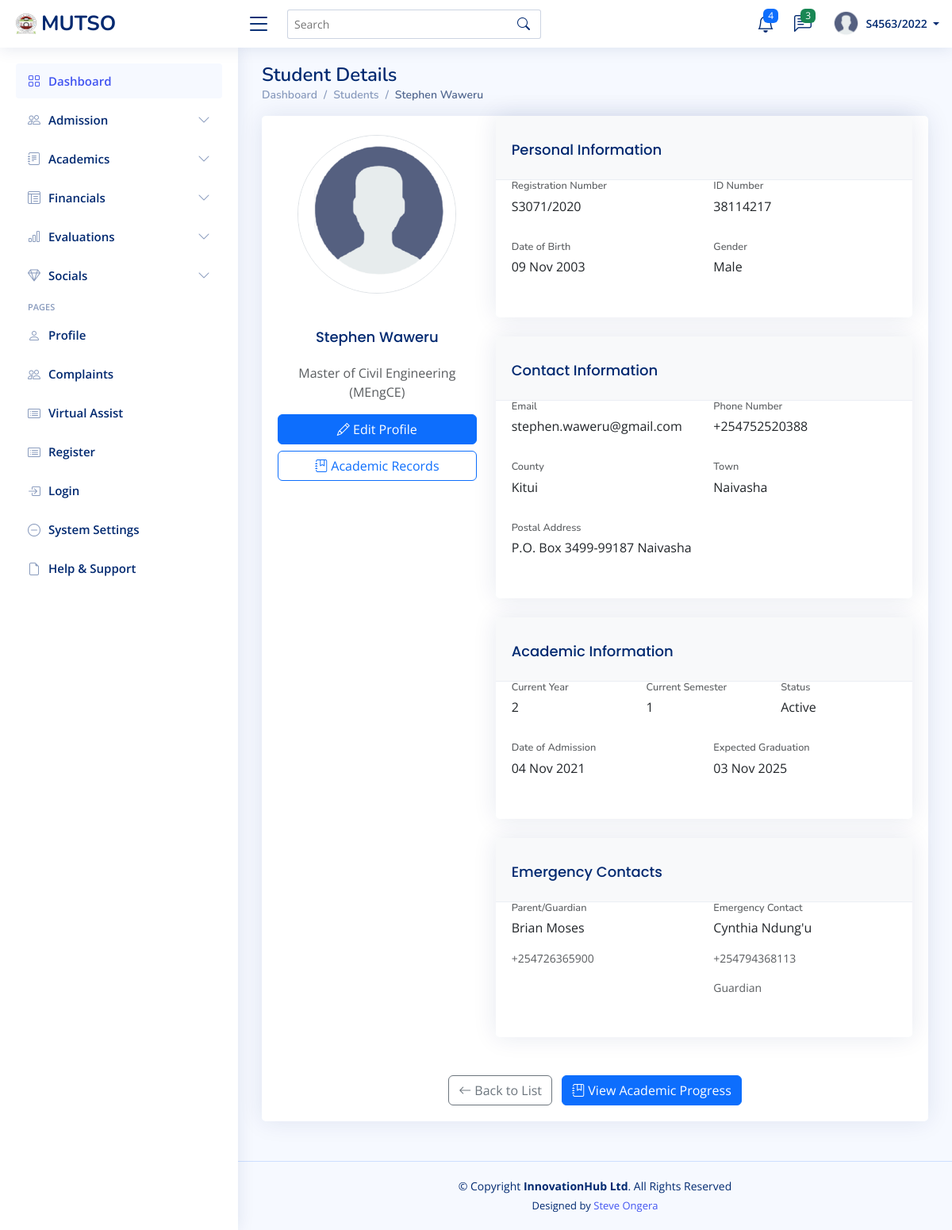
The page /students/1/ (signed in) on the database as committed earlier.
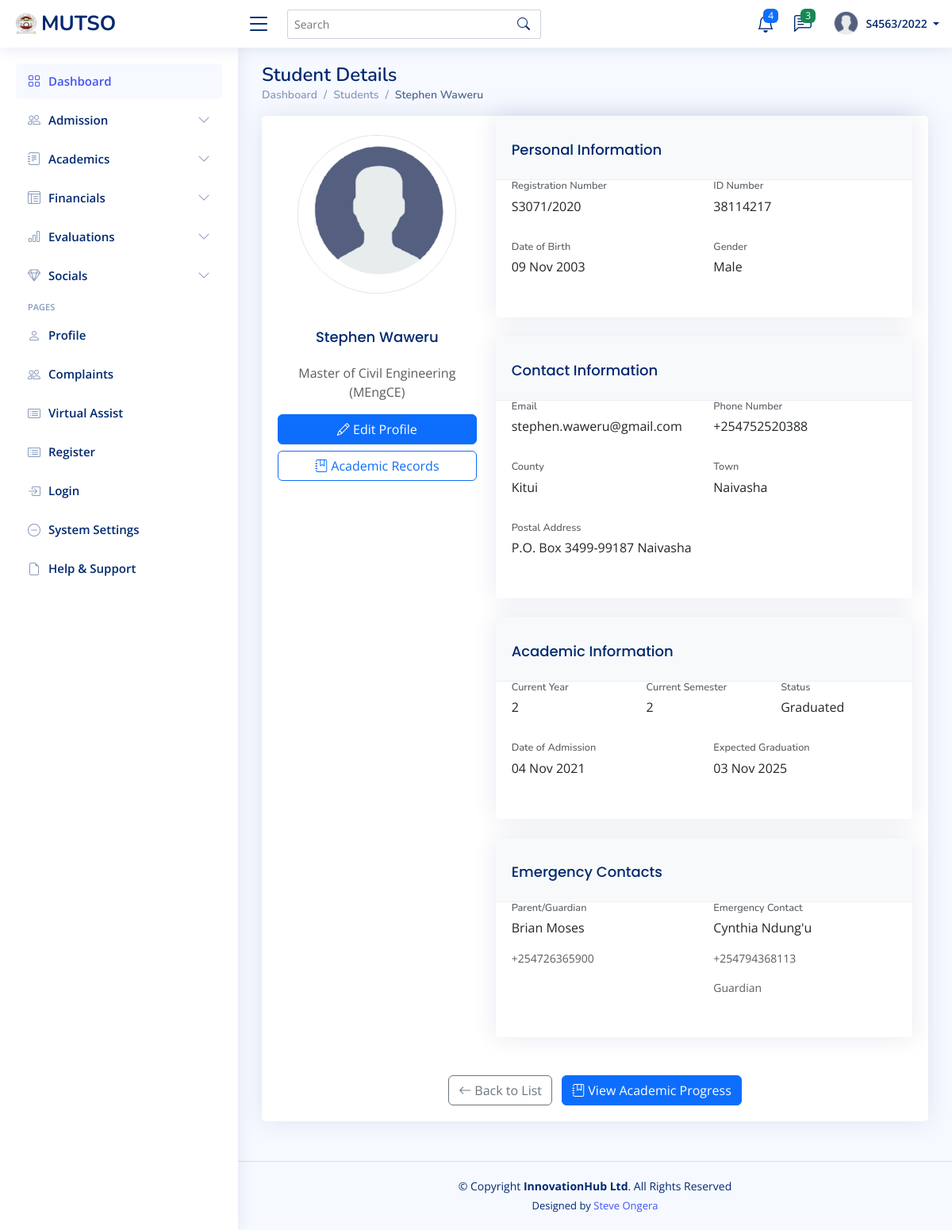
The same page on the database as committed later.
### students_portal/models.py (models this page shows, shortened)
class Student(models.Model):
    registration_number = models.CharField(max_length=20, unique=True)
    first_name = models.CharField(max_length=100)
    last_name = models.CharField(max_length=100)
    middle_name = models.CharField(max_length=100, blank=True, null=True)
    id_number = models.CharField(max_length=20, blank=True, null=True)
    profile_picture = models.ImageField(upload_to='lecturer_profiles/', blank=True, null=True)
    programme = models.ForeignKey(Programme, on_delete=models.CASCADE, related_name='students')
    current_year = models.IntegerField()
    current_semester = models.IntegerField()
    date_of_admission = models.DateField()
    expected_graduation_date = models.DateField(blank=True, null=True)
    date_of_birth = models.DateField(blank=True, null=True)
    gender = models.CharField(max_length=10, choices=[
        ('M', 'Male'),
        ('F', 'Female'),
        ('O', 'Other')
    ], blank=True, null=True)
    email = models.EmailField(blank=True, null=True)
    phone_number = models.CharField(max_length=15, blank=True, null=True)
    religion = models.CharField(max_length=50, blank=True, null=True)
    county = models.CharField(max_length=50, blank=True, null=True)
    town = models.CharField(max_length=50, blank=True, null=True)
    postal_address = models.CharField(max_length=100, blank=True, null=True)
    postal_code = models.CharField(max_length=10, blank=True, null=True)
    parent_name = models.CharField(max_length=100, blank=True, null=True)
    parent_phone = models.CharField(max_length=15, blank=True, null=True)
    emergency_contact_name = models.CharField(max_length=100, blank=True, null=True)
    emergency_contact_relationship = models.CharField(max_length=50, blank=True, null=True)
    emergency_contact_phone = models.CharField(max_length=15, blank=True, null=True)
    is_active = models.BooleanField(default=True)
    status = models.CharField(max_length=20, choices=[
        ('active', 'Active'),
        ('inactive', 'Inactive'),
        ('graduated', 'Graduated'),
        ('deferred', 'Deferred'),
        ('suspended', 'Suspended'),
        ('transferred', 'Transferred'),
        ('withdrawn', 'Withdrawn')
    ], default='active')
    entry_mode = models.CharField(max_length=20, choices=[
        ('government_sponsored', 'Government-Sponsored'),
        ('self_sponsored', 'Self-Sponsored'),
        ('parallel', 'Parallel'),
        ('exchange', 'Exchange'),
        ('transfer', 'Transfer')
    ], default='government_sponsored')
    scholarship_info = models.TextField(blank=True, null=True)
    created_at = models.DateTimeField(auto_now_add=True)
    updated_at = models.DateTimeField(auto_now=True)

class Programme(models.Model):
    name = models.CharField(max_length=200)
    code = models.CharField(max_length=20, unique=True)
    department = models.ForeignKey(Department, on_delete=models.CASCADE, related_name='programmes')
    duration_years = models.IntegerField()
    semesters_per_year = models.IntegerField(default=2)
    description = models.TextField(blank=True, null=True)
    def __str__(self):
        return f"{self.name} ({self.code})"

### students_portal/views.py (the view)
# urls.py: path('students/<int:pk>/', views.student_detail, name='student_detail'),
@login_required
def student_detail(request, pk):
    student = get_object_or_404(Student, pk=pk)
    return render(request, 'students/student_detail.html', {'student': student})

### templates/students/student_detail.html (shortened to what the changed rows need)
{% extends 'base/base.html' %}
{% load static %}
{% block content %}
<div class="pagetitle">
    <h1>Student Details</h1>
    <nav>
        <ol class="breadcrumb">
            <li class="breadcrumb-item"><a href="{% url 'admin_dashboard' %}">Dashboard</a></li>
            <li class="breadcrumb-item"><a href="{% url 'database_students_list' %}">Students</a></li>
            <li class="breadcrumb-item active">{{ student.first_name }} {{ student.last_name }}</li>
        </ol>
    </nav>
</div>
<section class="section">
    <div class="row">
        <div class="col-lg-12">
            <div class="card">
                <div class="card-body">
                    <div class="row">
                        <div class="col-md-4 text-center">
                            <div class="profile-img-container mb-4">
                                <br>
                                {% if student.profile_picture %}
                                    <img src="{{ student.profile_picture.url }}" alt="Profile Picture"
                                         class="img-fluid rounded-circle border" style="width: 200px; height: 200px; object-fit: cover;">
                                {% else %}
                                    <img src="{% static 'assets/img/profile.png' %}" alt="Profile Picture"
                                         class="img-fluid rounded-circle border" style="width: 200px; height: 200px; object-fit: cover;">
                                {% endif %}
                            </div>
                            <h3 class="card-title">{{ student.first_name }} {{ student.last_name }}</h3>
                            <p class="text-muted">{{ student.programme }}</p>
                            <div class="d-grid gap-2 mt-3">
                                <a href="{% url 'student_update' student.pk %}" class="btn btn-primary">
                                </a>
                                <a href="{% url 'student_progress' student_id=student.id %}" class="btn btn-outline-primary">
                                </a>
                            </div>
                        </div>
                        <div class="col-md-8">
                            <div class="row">
                                <div class="col-12">
                                    <div class="card mb-4">
                                        <div class="card-body">
                                            <div class="row">
                                                <div class="col-md-6 mb-3">
                                                    <h6 class="text-muted small">Registration Number</h6>
                                                    <p>{{ student.registration_number }}</p>
                                                </div>
                                                <div class="col-md-6 mb-3">
                                                    <h6 class="text-muted small">ID Number</h6>
                                                    <p>{{ student.id_number|default:"Not provided" }}</p>
                                                </div>
                                            </div>
                                            <div class="row">
                                                <div class="col-md-6 mb-3">
                                                    <h6 class="text-muted small">Date of Birth</h6>
                                                    <p>{{ student.date_of_birth|date:"d M Y"|default:"Not provided" }}</p>
                                                </div>
                                                <div class="col-md-6 mb-3">
                                                    <h6 class="text-muted small">Gender</h6>
                                                    <p>{{ student.get_gender_display }}</p>
                                                </div>
                                            </div>
                                        </div>
                                    </div>
                                </div>
                                <div class="col-12">
                                    <div class="card mb-4">
                                        <div class="card-body">
                                            <div class="row">
                                                <div class="col-md-6 mb-3">
                                                    <h6 class="text-muted small">Email</h6>
                                                    <p>{{ student.email|default:"Not provided" }}</p>
                                                </div>
                                                <div class="col-md-6 mb-3">
                                                    <h6 class="text-muted small">Phone Number</h6>
                                                    <p>{{ student.phone_number|default:"Not provided" }}</p>
                                                </div>
                                            </div>
                                            <div class="row">
                                                <div class="col-md-6 mb-3">
                                                    <h6 class="text-muted small">County</h6>
                                                    <p>{{ student.county|default:"Not provided" }}</p>
                                                </div>
                                                <div class="col-md-6 mb-3">
                                                    <h6 class="text-muted small">Town</h6>
                                                    <p>{{ student.town|default:"Not provided" }}</p>
                                                </div>
                                            </div>
                                            <div class="row">
                                                <div class="col-12 mb-3">
                                                    <h6 class="text-muted small">Postal Address</h6>
                                                    <p>{{ student.postal_address|default:"Not provided" }}</p>
                                                </div>
                                            </div>
                                        </div>
                                    </div>
                                </div>
                                <div class="col-12">
                                    <div class="card mb-4">
                                        <div class="card-body">
                                            <div class="row">
                                                <div class="col-md-4 mb-3">
                                                    <h6 class="text-muted small">Current Year</h6>
                                                    <p>{{ student.current_year }}</p>
                                                </div>
                                                <div class="col-md-4 mb-3">
                                                    <h6 class="text-muted small">Current Semester</h6>
                                                    <p>{{ student.current_semester }}</p>
                                                </div>
                                                <div class="col-md-4 mb-3">
                                                    <h6 class="text-muted small">Status</h6>
                                                    <p>{{ student.get_status_display }}</p>
                                                </div>
                                            </div>
                                            <div class="row">
                                                <div class="col-md-6 mb-3">
                                                    <h6 class="text-muted small">Date of Admission</h6>
                                                    <p>{{ student.date_of_admission|date:"d M Y" }}</p>
                                                </div>
                                                <div class="col-md-6 mb-3">
                                                    <h6 class="text-muted small">Expected Graduation</h6>
                                                    <p>{{ student.expected_graduation_date|date:"d M Y"|default:"Not set" }}</p>
                                                </div>
                                            </div>
                                        </div>
                                    </div>
                                </div>
                                <div class="col-12">
                                    <div class="card mb-4">
                                        <div class="card-body">
                                            <div class="row">
                                                <div class="col-md-6 mb-3">
                                                    <h6 class="text-muted small">Parent/Guardian</h6>
                                                    <p>{{ student.parent_name|default:"Not provided" }}</p>
                                                    <p class="text-muted small">{{ student.parent_phone|default:"" }}</p>
                                                </div>
                                                <div class="col-md-6 mb-3">
                                                    <h6 class="text-muted small">Emergency Contact</h6>
                                                    <p>{{ student.emergency_contact_name|default:"Not provided" }}</p>
                                                    <p class="text-muted small">{{ student.emergency_contact_phone|default:"" }}</p>
                                                    <p class="text-muted small">{{ student.emergency_contact_relationship|default:"" }}</p>
                                                </div>
                                            </div>
                                        </div>
                                    </div>
                                </div>
                            </div>
                        </div>
                    </div>
                </div>
            </div>
        </div>
    </div>
</section>
{% endblock %}

Rows that differ between the two databases and show on the page:
changed Student "Stephen": current_semester "1" → "2"; status "Active" → "Graduated"
